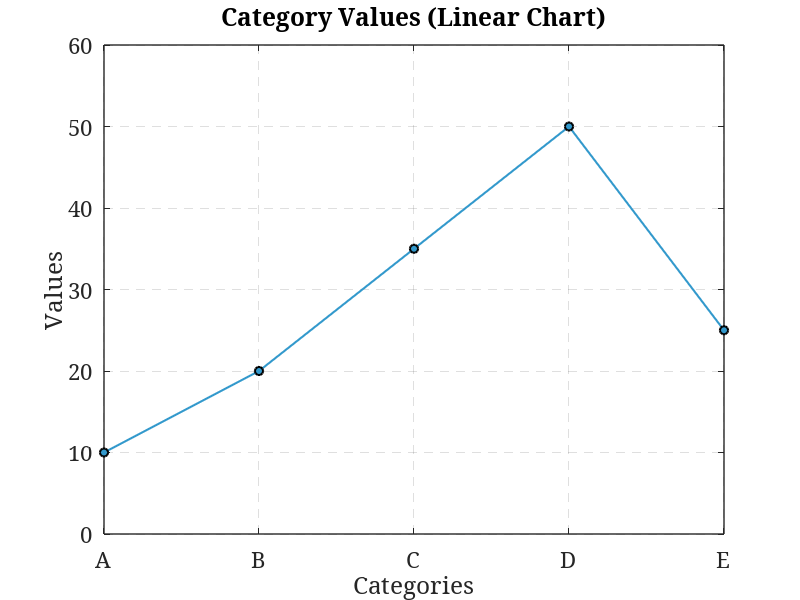

Here is the MATLAB script that generated this plot:
% Data
categories = {'A', 'B', 'C', 'D', 'E'};  % Example categories
values = [10, 20, 35, 50, 25];          % Corresponding values for each category
x = 1:length(values);                   % X-axis indices for categories

% Create the linear plot
figure;
plot(x, values, '-o', 'Color', [0.2 0.6 0.8], 'LineWidth', 1.5, ...
    'MarkerEdgeColor', 'k', 'MarkerFaceColor', [0.2 0.6 0.8]); 

% Add title and labels
title('Category Values (Linear Chart)', 'FontSize', 24, 'FontWeight', 'bold', 'FontName', 'Cambria');
xlabel('Categories', 'FontSize', 20, 'FontName', 'Cambria');
ylabel('Values', 'FontSize', 20, 'FontName', 'Cambria');

% Customize x-axis
set(gca, 'XTick', x);                  % Set x-axis ticks at positions of categories
set(gca, 'XTickLabel', categories, 'FontSize', 16, 'FontName', 'Cambria');  % Set category labels
set(gca, 'FontName', 'Cambria', 'FontSize', 16);  % Style axes

% Set y-axis limits
ylim([0 60]);

% Add grid
grid on;
set(gca, 'GridLineStyle', '--');  % Dashed grid lines
set(gca, 'Box', 'on', 'LineWidth', 1);  % Style the axes

